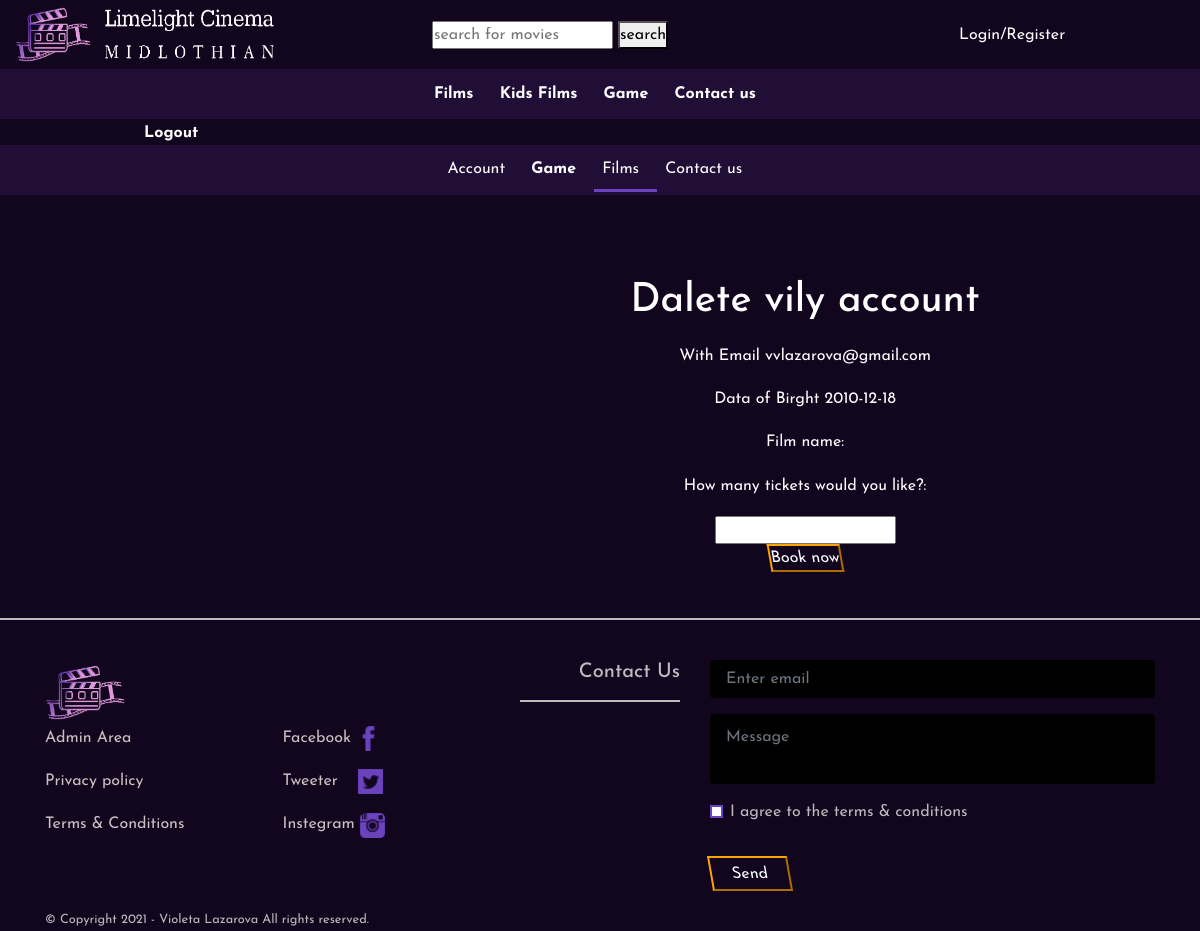
The app's page /user.php?id=11 with its own data.
### tables this page shows
CREATE TABLE IF NOT EXISTS `users` (
  `id` int(11) NOT NULL AUTO_INCREMENT,
  `email` varchar(30) NOT NULL,
  `username` varchar(20) NOT NULL,
  `dob` date NOT NULL,
  `password` varchar(15) NOT NULL,
  `password2` varchar(15) NOT NULL,
  `category` varchar(20) NOT NULL,
  PRIMARY KEY (`id`)
);

### user.php (the view, shortened to what this page needs)
<!DOCTYPE html>
<html lang="en">
  <head>
    <link rel="stylesheet" href="https://stackpath.bootstrapcdn.com/bootstrap/4.3.1/css/bootstrap.min.css"
>
    <link rel="stylesheet" type="text/css" href="css/adult.css" />
    <link rel="stylesheet" href="https://cdnjs.cloudflare.com/ajax/libs/font-awesome/4.7.0/css/font-awesome.min.css">
</head>
<body>
<?php include 'navbar.php';?>
                    <span class="vl"></span> <a  href="logout.php"  data-target="#login-modal" data-abc="true"><span class="login"><b>Logout</b></span></a>
        <nav class="navbar navbar-expand-md navbar-main ">
            <div class="container-fluid">
                <div class="navbar-collapse collapse" id="dropdown6" >
                    <ul class="navbar-nav mr-auto">
                        <li  class="nav-item "> <a class="nav-link active" href="indexx.html#carouselExampleIndicators1" data-abc="true">Account&nbsp;&nbsp;</a> </li>
                        <li class="nav-item"> <a class="nav-link" href="" data-abc="true"><b>Game</b>&nbsp;&nbsp;</a> </li>
                        <li class="nav-item active_nav"> <a class="nav-link" href="login.php#first" data-abc="true">Films&nbsp;&nbsp;</a> </li>
                        <li class="nav-item"> <a class="nav-link" href="login.php#two" data-abc="true">Contact us&nbsp;&nbsp;</a> </li>
                    </ul>
                </div>
            </div>
        </nav>
     <br>
     <br>
     <br>
<?php
$connection = mysqli_connect("localhost","HNCWEBMR1","j4H3E40Pb0","HNCWEBMR1")
or die ("can't connect");
$id_number = $_GET ['id'];
$sql = "SELECT * FROM users Where id = '$id_number'";
$result = mysqli_query ($connection,$sql);
$row = mysqli_fetch_array ($result);
echo '<div container-fluid">';
echo '<div class="row">';
echo ' <div class="col-md-6 how-img">';
echo '</div>';
echo ' <div class="col-md-4 how-img">';
echo(" <h1> Dalete " . $row ["username"] . " account </h1> ");
echo ("<p> With Email " .$row ["email"]. "</p>" );
echo ("<p> Data of Birght " .$row ["dob"]. "</p>" );
$film_name= $row["name"];
?>
    <p>Film name: <?php echo ($film_name); ?> </p>
<form action = 'booked.php' method='post'>
    <lable> <p>How many tickets would you like?: </p></lable>
    <input type="number" name="tickets">
    <br>
    <button type ="submit" class="btn2" >Book now</button>
</form>
</div>
</div>
</div>
    <footer class="footer">
    <hr>
    <br>
      <div class="container">
          <div class="row">
              <div class="col-md-5">
                  <a class="navbar-brand" href="index.html">
                      <img src="LOGO2.gif" width="80" height="55" alt="logo" /><br></a>
                  <div class="row">
                      <div class="col-6">
                            <p> <a href="about.html#aboutme">Admin Area</a></p>
                            <p>  <a href="https://www.termsfeed.com/live/204729a2-cca1-468d-9f50-20d28c54fdf4">Privacy policy</a></li></p>
                            <p>   <a href="https://www.termsandconditionsgenerator.com/live.php?token=cdNffv7lZWkaQIWcriZkfI5XO8CIONPg">Terms & Conditions</a></li></p>
                      </div>
                      <div class="col-6">
                          <ul class="list-unstyled">
                             <p><a href="training.html#activity">Facebook&nbsp;<img src="facebook1.png" width="25" height="25" alt="logo" /></a></p>
                             <p><a href="training.html#activity">Tweeter&nbsp;&nbsp;&nbsp; <img src="tweeter.png" width="25" height="25" alt="logo" /></a></p>
                             <p><a href="training.html#activity">Instegram <img src="instegram.png" width="25" height="25" alt="logo" /></a></p>
                          </ul>
                      </div>
                  </div>
                  <br>
              </div>
              <div class="col-md-2">
                  <h5 class="text-md-right">Contact Us</h5>
                  <hr id="two">
              </div>
              <div class="col-md-5">
                <form action="mail1.php" method="POST" >
                  <fieldset class="form-group">
                      <input type="email" name="email" class="form-control" id="InputEmail" title="input email" placeholder="Enter email" required>
                  </fieldset>
                  <fieldset class="form-group">
                      <textarea name="messagebody" class="form-control" id="exampleMessage"  title="input message"  placeholder="Message" required></textarea>
                  </fieldset>
                  <fieldset class="form-group">
                    <div class="form-group">
                      <div class="form-check">
                        <input class="form-check-input" type="checkbox" id="gridCheck" required>
                        <label class="form-check-label" for="gridCheck">
                          I agree to the terms & conditions
                        </label>
                        </div>
                        </div>
                        </fieldset>
                  <fieldset class="form-group text-xs-right">
                     <div><input type="submit" class="btn1" value="Send"> </div>
                  </fieldset>
              </form>
          </div>
           <div class="col-md-5">
           <small>© Copyright 2021 - Violeta Lazarova All rights reserved.</small>
              </div>
          </div >
      </div>
    </footer>
      </body>
      </html>

### css/adult.css (style rules this page uses)
* { margin: 0; padding: 0; box-sizing: border-box; list-style: none; text-decoration: none; font-family: "Josefin Sans", sans-serif; }
html, body { height: 100%; margin: 0; padding: 0; background-color: #12051E; }
h3, h2, h1, p { color: rgb(255, 255, 255); line-height: 1.7em; }
nav { position: left; top: 0; left: 0; height: 50px; width: 100%; z-index: 1; }
nav ul { margin: 0; list-style: none; position: relative; display: table; margin: 0 auto; }
nav ul li a { padding: 50px 50px; display: block; color: white; text-decoration: none; transition: all 0.3s ease-in-out; }
.active_nav { border-bottom: 3px solid #6C43BF; }
.navbar-main { background-color: #210E37; }
.login { color: white; }
.how-img { text-align: center; }
.btn2 { transition-duration: 0.4s; background-color: #12051E; border-color: #ffa500; transform: skew(10deg); color: #f9ffff; }
hr { border: 1px solid ; color: #bbb; }
footer { padding-top: 30px; background:#12051E; color: #bbb; }
footer a { color: rgb(204, 193, 193); text-decoration:none; }
footer .form-control { background-color: #000000; box-shadow: 0 1px 0 0 rgba(0, 0, 0, 0.1); border: none; resize: none; color: #f9ffff; padding: 0.7em 1em; }
input[type="checkbox"] { outline:2px solid #6C43BF; outline-offset: -2px; }
.btn1 { transition-duration: 0.4s; background-color: #12051E; border-color: #ffa500; width: 80px; height: 35px; transform: skew(10deg); color: #f9ffff; }

### records on screen
users: username "vily", email "vvlazarova@gmail.com", dob "2010-12-18"
